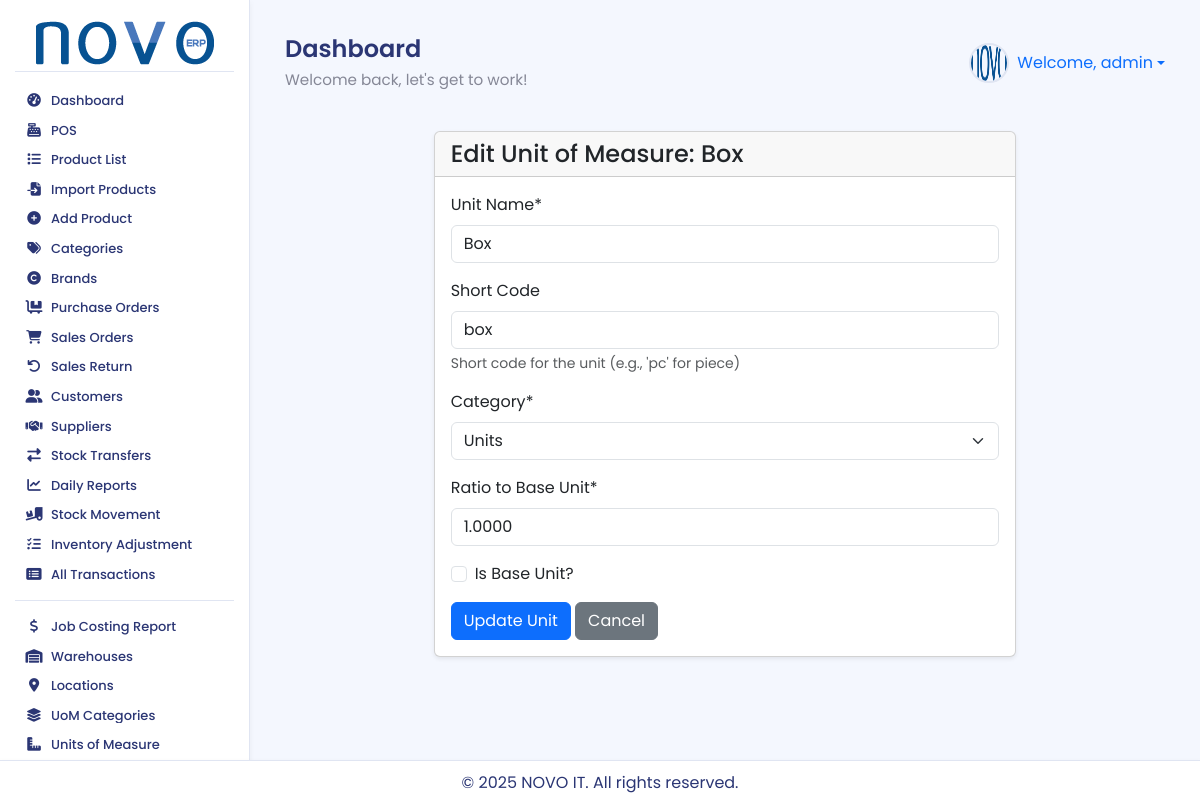
Screenshot of /products/uom/2/edit/ (signed in) with the database file from the repository.
### accounts/models.py (models this page shows, shortened)
class User(AbstractUser):
    warehouse = models.ForeignKey(
        Warehouse,
        on_delete=models.SET_NULL,
        null=True,
        blank=True,
        related_name='users', # এই গুদামের সাথে যুক্ত ইউজারদের সহজে খুঁজে পাওয়ার জন্য
        verbose_name="Assigned Warehouse" # অ্যাডমিন প্যানেলে প্রদর্শনের জন্য
    )
    class Meta:
        verbose_name = "User"
        verbose_name_plural = "Users"

### products/models.py (models this page shows, shortened)
class UnitOfMeasure(models.Model):
    name = models.CharField(max_length=100, unique=True)
    short_code = models.CharField(max_length=20, unique=True, blank=True, null=True, help_text="Short code for the unit (e.g., 'pc' for piece)")
    category = models.ForeignKey(UnitOfMeasureCategory, on_delete=models.CASCADE)
    ratio = models.DecimalField(max_digits=10, decimal_places=4, default=1.0)
    rounding = models.DecimalField(max_digits=10, decimal_places=4, default=0.001)
    is_base_unit = models.BooleanField(default=False)
    created_at = models.DateTimeField(auto_now_add=True)
    updated_at = models.DateTimeField(auto_now=True)
    class Meta:
        db_table = 'inventory_unitofmeasure'

class UnitOfMeasureCategory(models.Model):
    name = models.CharField(max_length=100, unique=True)
    created_at = models.DateTimeField(auto_now_add=True)
    updated_at = models.DateTimeField(auto_now=True)
    def __str__(self):
        return self.name
    class Meta:
        db_table = 'inventory_unitofmeasurecategory'
        verbose_name_plural = "Unit of Measure Categories"

### products/views.py (the view)
# urls.py: path('uom/<int:pk>/edit/', views.edit_unit_of_measure, name='edit_unit_of_measure'),
@login_required
@permission_required('products.change_unitofmeasure', login_url='/admin/')
def edit_unit_of_measure(request, pk):
    unit_of_measure = get_object_or_404(UnitOfMeasure, pk=pk)
    if request.method == 'POST':
        form = UnitOfMeasureForm(request.POST, instance=unit_of_measure)
        if form.is_valid():
            form.save()
            return redirect('products:unit_of_measure_list')
    else:
        form = UnitOfMeasureForm(instance=unit_of_measure)
    return render(request, 'products/edit_unit_of_measure.html', {'form': form, 'title': f'Edit Unit of Measure: {unit_of_measure.name}'})

### products/forms.py
class UnitOfMeasureForm(forms.ModelForm):
    class Meta:
        model = UnitOfMeasure
        fields = ['name', 'short_code', 'category', 'ratio', 'is_base_unit']
        labels = {
            'name': 'Unit Name', 'short_code': 'Short Code', 'category': 'Category',
            'ratio': 'Ratio to Base Unit', 'is_base_unit': 'Is Base Unit?'
        }
        widgets = {
            'name': forms.TextInput(attrs={'class': 'form-control', 'placeholder': 'e.g., Piece, Box, Kg'}),
            'short_code': forms.TextInput(attrs={'class': 'form-control', 'placeholder': 'e.g., pc, box, kg'}),
            'category': forms.Select(attrs={'class': 'form-control'}),
            'ratio': forms.NumberInput(attrs={'class': 'form-control'}),
            'is_base_unit': forms.CheckboxInput(attrs={'class': 'form-check-input'}),
        }

### products/templates/products/edit_unit_of_measure.html (shortened to what this page needs)
{% extends 'base.html' %}
{% load crispy_forms_tags %}
{% block content %}
<div class="container">
    <div class="row justify-content-center">
        <div class="col-md-8">
            <div class="card shadow-sm mt-4">
                <div class="card-header">
                    <h4 class="mb-0">{{ title }}</h4>
                </div>
                <div class="card-body">
                    <form method="post" novalidate>
                        {{ form|crispy }}
                        <div class="mt-3">
                            <button type="submit" class="btn btn-primary">Update Unit</button>
                            <a href="{% url 'products:unit_of_measure_list' %}" class="btn btn-secondary">Cancel</a>
                        </div>
                    </form>
                </div>
            </div>
        </div>
    </div>
</div>
{% endblock %}

### inventory_system/templates/base.html (shortened to what this page needs)
{% load static %}
<!DOCTYPE html>
<html lang="en">
<head>
    <link href="https://cdn.jsdelivr.net/npm/select2@4.1.0-rc.0/dist/css/select2.min.css" rel="stylesheet" />
    <link href="https://cdn.jsdelivr.net/npm/bootstrap@5.3.3/dist/css/bootstrap.min.css" rel="stylesheet">
    <link rel="stylesheet" href="https://cdnjs.cloudflare.com/ajax/libs/font-awesome/6.4.0/css/all.min.css">
    <link rel="stylesheet" href="{% static 'css/style.css' %}">
</head>
<body>
<div class="wrapper">
    {% if user.is_authenticated %}
    <aside class="sidebar-nav">
        <div class="sidebar-header">
            <a href="{% url 'dashboard' %}">
                <img src="{% static 'images/logo.png' %}" alt="NOVO ERP Logo">
            </a>
        </div>
        <ul class="sidebar-menu">
            {% with user.groups.all|join:", " as user_groups %}
            {% if 'POS Sales Staff' in user_groups %}
                <li><a href="{% url 'pos:pos_view' %}"><i class="fas fa-cash-register fa-fw"></i> <span>POS</span></a></li>
                <li><a href="{% url 'products:product_list' %}"><i class="fas fa-list fa-fw"></i> <span>Product List</span></a></li>
            {% elif user.is_superuser %}
                <li><a href="{% url 'dashboard' %}"><i class="fas fa-tachometer-alt fa-fw"></i> <span>Dashboard</span></a></li>
                <li><a href="{% url 'pos:pos_view' %}"><i class="fas fa-cash-register fa-fw"></i> <span>POS</span></a></li>
                <li><a href="{% url 'products:product_list' %}"><i class="fas fa-list fa-fw"></i> <span>Product List</span></a></li>
                <li><a href="{% url 'products:import_products' %}"><i class="fas fa-file-import fa-fw"></i> <span>Import Products</span></a></li>
                <li><a href="{% url 'products:add_product' %}"><i class="fas fa-plus-circle fa-fw"></i> <span>Add Product</span></a></li>
                <li><a href="{% url 'products:category_list' %}"><i class="fas fa-tags fa-fw"></i> <span>Categories</span></a></li>
                <li><a href="{% url 'products:brand_list' %}"><i class="fas fa-copyright fa-fw"></i> <span>Brands</span></a></li>
                <li><a href="{% url 'purchase:purchase_order_list' %}"><i class="fas fa-dolly-flatbed fa-fw"></i> <span>Purchase Orders</span></a></li>
                <li><a href="{% url 'sales:sales_order_list' %}"><i class="fas fa-shopping-cart fa-fw"></i> <span>Sales Orders</span></a></li>
                <li><a href="{% url 'sales:create_sales_return' %}"><i class="fas fa-undo fa-fw"></i> <span>Sales Return</span></a></li>
                <li><a href="{% url 'partners:customer_list' %}"><i class="fas fa-user-friends fa-fw"></i> <span>Customers</span></a></li>
                <li><a href="{% url 'partners:supplier_list' %}"><i class="fas fa-handshake fa-fw"></i> <span>Suppliers</span></a></li>
                <li><a href="{% url 'purchase:stock_transfer_request_list' %}"><i class="fas fa-exchange-alt fa-fw"></i> <span>Stock Transfers</span></a></li>
                <li><a href="{% url 'reports:daily_sales_report' %}"><i class="fas fa-chart-line fa-fw"></i> <span>Daily Reports</span></a></li>
                <li><a href="{% url 'stock:stock_movement_report' %}"><i class="fas fa-truck-loading fa-fw"></i> <span>Stock Movement</span></a></li>
                <li><a href="{% url 'stock:inventory_adjustment' %}"><i class="fas fa-tasks fa-fw"></i> <span>Inventory Adjustment</span></a></li>
                <li><a href="{% url 'stock:transaction_list' %}"><i class="fas fa-list-alt fa-fw"></i> <span>All Transactions</span></a></li>
                <div class="sidebar-divider"></div>
                <li><a href="{% url 'costing:job_costing_report' %}"><i class="fas fa-dollar-sign fa-fw"></i> <span>Job Costing Report</span></a></li>
                <li><a href="{% url 'stock:warehouse_list' %}"><i class="fas fa-warehouse fa-fw"></i> <span>Warehouses</span></a></li>
                <li><a href="{% url 'stock:location_list' %}"><i class="fas fa-map-marker-alt fa-fw"></i> <span>Locations</span></a></li>
                <li><a href="{% url 'products:uom_category_list' %}"><i class="fas fa-layer-group fa-fw"></i> <span>UoM Categories</span></a></li>
                <li><a href="{% url 'products:unit_of_measure_list' %}"><i class="fas fa-ruler-combined fa-fw"></i> <span>Units of Measure</span></a></li>
                <li><a href="{% url 'management:backup_restore' %}"> <span>Backup/Restore</span></a></li>
            {% endif %}
            {% endwith %}
        </ul>
    </aside>
    {% endif %}
    <div class="main-content">
        {% if user.is_authenticated %}
        <header class="header">
            <div class="header-title">
                <h1>{% block page_title %}Dashboard{% endblock %}</h1>
                <p>Welcome back, let's get to work!</p>
            </div>
            <div class="d-flex align-items-center">
                <div class="user-profile dropdown">
                    <a href="#" class="dropdown-toggle text-decoration-none d-flex align-items-center" data-bs-toggle="dropdown" aria-expanded="false">
                        <img src="{% static 'images/default_avatar.png' %}" alt="Avatar" class="me-2"> Welcome, {{ user.username }}
                    </a>
                </div>
            </div>
        </header>
        {% endif %}
        <main>
            {% block content %}{% endblock %}
        </main>
        <footer class="footer">
            <p>&copy; {% now "Y" %} NOVO IT. All rights reserved.</p>
        </footer>
    </div>
</div>
</body>
</html>

### static/css/style.css (style rules this page uses)
:root { --primary: hsl(185, 75%, 43%); --success: #1cc88a; --info: #36b9cc; --warning: #f6c23e; --danger: #e74a3b; --text: #2B3674; --muted: #858796; --bg: #F4F7FE; --card: #FFFFFF; --border: #E0E5F2; --sidebar-text: #2B3674; --sidebar-active-bg: #4e73df; --sidebar-hover-bg: rgba(78, 115, 223, 0.1); --shadow-sm: 0 2px 6px rgba(0, 0, 0, 0.05); --shadow-md: 0 4px 12px rgba(0, 0, 0, 0.08); --transition-fast: 0.2s ease; --transition-smooth: 0.3s ease; }
body { font-family: 'Poppins', sans-serif; background-color: var(--bg); color: var(--text); display: flex; flex-direction: column; min-height: 100vh; margin: 0; overflow-x: hidden; }
.wrapper { flex: 1; display: flex; flex-direction: row; }
.sidebar-nav { width: 250px; background: var(--card); border-right: 1px solid var(--border); padding: 15px; transition: width var(--transition-fast); box-shadow: var(--shadow-sm); height: calc(100vh - 37px); position: sticky; top: 0; overflow-y: auto; display: flex; flex-direction: column; }
.sidebar-header { padding: 5px 5px; border-bottom: 1px solid var(--border); text-align: center; }
.sidebar-header a img { width: 100%; max-width: 180px; height: auto; object-fit: contain; }
.sidebar-menu { list-style: none; padding: 0; margin: 15px 0 0; flex: 1 1 auto; }
.sidebar-nav::after { content: ''; padding-bottom: 20px; }
.sidebar-menu li { margin-bottom: 2px; }
.sidebar-menu a { display: flex; align-items: center; padding: 6px 10px; border-radius: 8px; color: var(--sidebar-text); text-decoration: none; font-weight: 500; font-size: 13px; line-height: 1.2; transition: background-color var(--transition-smooth), transform var(--transition-fast), box-shadow var(--transition-fast); }
.sidebar-menu a i { margin-right: 8px; width: 18px; text-align: center; font-size: 0.85rem; transition: color var(--transition-fast); }
.sidebar-menu a span { white-space: nowrap; overflow: hidden; text-overflow: ellipsis; }
.sidebar-divider { height: 1px; background-color: var(--border); margin: 12px 0; }
.header { display: flex; justify-content: space-between; align-items: center; padding: 15px 15px; }
.header-title h1 { margin: 0; font-size: 1.5rem; font-weight: 600; }
.header-title p { margin: 5px 0 0; color: var(--muted); font-size: 0.95rem; }
.user-profile { display: flex; align-items: center; }
.user-profile img { width: 40px; height: 40px; border-radius: 50%; margin-right: 10px; border: 2px solid var(--border); }
.main-content { flex: 1; padding: 20px; padding-bottom: 60px; overflow-y: auto; background-color: var(--bg); }
.footer { position: fixed; bottom: 0; left: 0; width: 100%; height: 40px; background-color: var(--card); color: var(--text); text-align: center; padding: 10px; border-top: 1px solid var(--border); box-shadow: var(--shadow-sm); z-index: 1000; }

### rows the page displays
User: username "admin"
UnitOfMeasure: name "Box", short_code "box", category "Units", ratio "1.0000"

### other values shown
{{ title }} "Edit Unit of Measure: Box"
